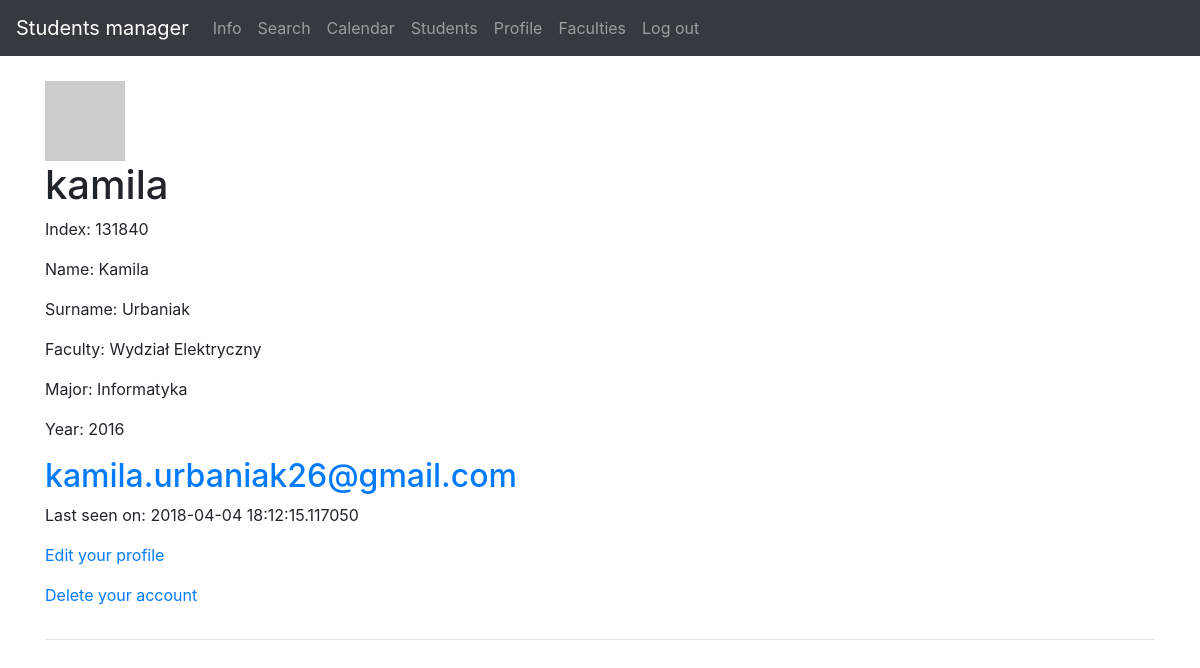
The app's page /students/1 (signed in), older data.
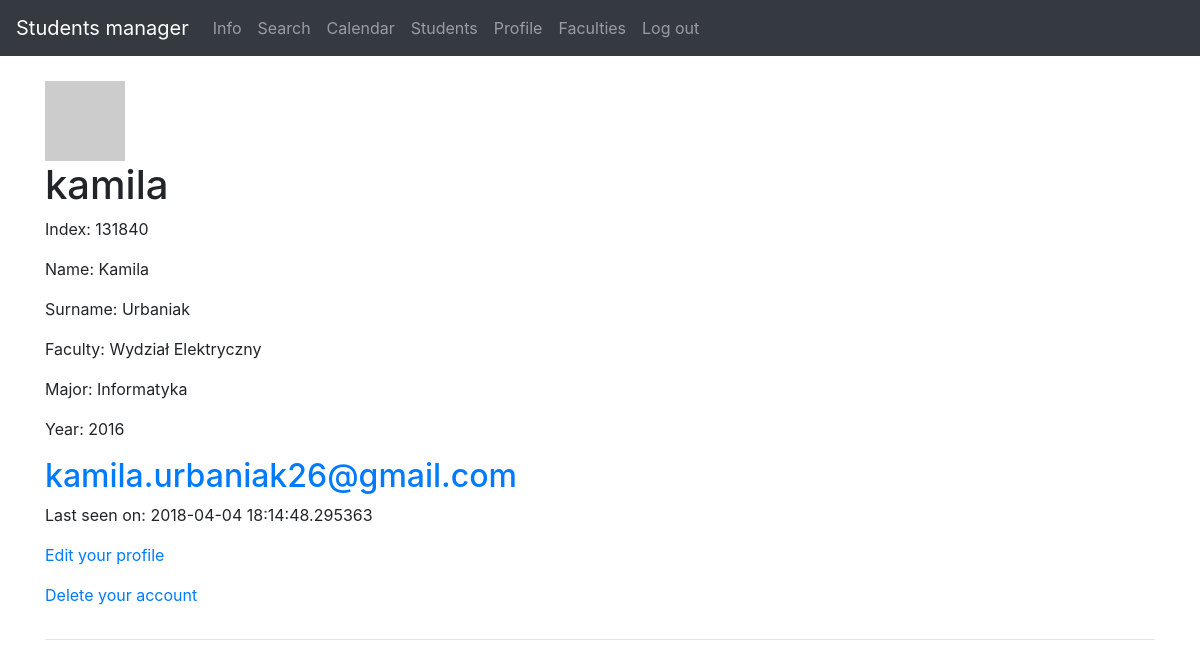
The same page, newer data.
### models.py (models this page shows, shortened)
class User(db.Model, UserMixin):
    __tablename__ = 'user'
    __searchable__ = ['username']
    id = Column(Integer, autoincrement=True, primary_key=True)
    username = Column(String(25), default='', unique=True)
    active = Column(Boolean, default=True)
    email = Column(String(200), unique=True)
    password = Column(String(200), default='')
    admin = Column(Boolean, default=False)
    confirmed = Column(db.Boolean, nullable=False, default=False)
    confirmed_on = Column(db.DateTime, nullable=True)
    registered_on = Column(db.DateTime, nullable=False)
    about_me = Column(String(140))
    last_seen = Column(DateTime, default=datetime.utcnow)
    student_id = db.Column(db.Integer, db.ForeignKey('student.id'), unique=True)
    def avatar(self, size):
        digest = md5(self.email.lower().encode('utf-8')).hexdigest()
        return 'https://www.gravatar.com/avatar/{}?d=identicon&s={}'.\
            format(digest, size)

class Student(db.Model):
    __tablename__ = 'student'
    __searchable__ = ['index']
    id = Column(Integer, autoincrement=True, primary_key=True)
    index = Column(Integer, unique=True)
    name = Column(String(25), default='')
    surname = Column(String(25), default='')
    faculty_id = db.Column(db.Integer, db.ForeignKey('faculty.id'), nullable=False, unique=True)
    major_id = db.Column(db.Integer, db.ForeignKey('major.id'), nullable=False, unique=True)
    year_id = db.Column(db.Integer, db.ForeignKey('year.id'), nullable=False, unique=True)
    group_id = db.Column(db.Integer, db.ForeignKey('group.id'), nullable=False, unique=True)
    user = db.relationship('User', backref='student')

class Faculty(db.Model):
    __tablename__ = 'faculty'
    __searchable__ = ['name']
    id = Column(Integer, autoincrement=True, primary_key=True, )
    name = Column(String(100), default='')
    major = db.relationship('Major', backref='faculty')
    year = db.relationship('Year', backref='faculty')
    group = db.relationship('Group', backref='faculty')
    student = db.relationship('Student', backref='faculty')

class Major(db.Model):
    __tablename__ = 'major'
    __searchable__ = ['name']
    id = Column(Integer, autoincrement=True, primary_key=True)
    name = Column(String(50), default='')
    year = db.relationship('Year', backref='major')
    group = db.relationship('Group', backref='major')
    student = db.relationship('Student', backref='major')
    faculty_id = db.Column(db.Integer, db.ForeignKey('faculty.id'), nullable=False, unique=True)

class Year(db.Model):
    __tablename__ = 'year'
    __searchable__ = ['nr']
    id = Column(Integer, autoincrement=True, primary_key=True)
    nr = Column(String(4), default='')
    group = db.relationship('Group', backref='year')
    student = db.relationship('Student', backref='year')
    faculty_id = db.Column(db.Integer, db.ForeignKey('faculty.id'), nullable=False, unique=True)
    major_id = db.Column(db.Integer, db.ForeignKey('major.id'), nullable=False, unique=True)
    secretary_id = db.Column(db.Integer, db.ForeignKey('secretary.id'), nullable=False, unique=True)

### students.py (the view)
@app.route('/students/<int:id>', methods=['GET'])
@login_required
def student(id):
    user = User.query.filter(Student.id == id).first()
    return render_template('faculty/students/profile.html', user=user)

### user.py (called while the page is built)
@lm.user_loader
def load_user(user_id):
    return User.query.filter(User.id == user_id).first()

@app.before_request
def before_request():
    if current_user.is_authenticated:
        current_user.last_seen = datetime.utcnow()
        db.session.commit()

### templates/faculty/students/profile.html (shortened to what this page needs)
{% extends "_base.html" %}
{% block content %}
    <table>
        <tr valign="top">
            <br>
            <img src="{{ user.avatar(128) }}">
            <h1>{{ user.username }}</h1>
            <p> Index: {{ user.student.index }}</p>
            <p> Name: {{ user.student.name }}</p>
            <p> Surname: {{ user.student.surname }}</p>
            <p> Faculty: {{ user.student.faculty.name }}</p>
            <p> Major: {{ user.student.major.name }}</p>
            <p> Year: {{ user.student.year.nr }}</p>
            <h2><a class="u-email" href="mailto:{{ user.email }}">{{ user.email }}</a></h2>
                {% if user.last_seen %}<p>Last seen on: {{ user.last_seen }}</p>{% endif %}
                <p><a href="{{ url_for('edit_profile', id=user.student.id)}}">Edit your profile</a></p>
                <p><a href="{{ url_for('delete_account', id=user.student.id)}}">Delete your account</a></p>
        </tr>
    </table>
    <hr>
{% endblock %}

### templates/_base.html (shortened to what this page needs)
<!doctype html>
<html lang=en>
<head>
  <link rel="stylesheet" href="https://maxcdn.bootstrapcdn.com/bootstrap/4.0.0/css/bootstrap.min.css"
>
</head>
<body>
  <nav class="navbar navbar-expand-md navbar-dark bg-dark">
    <a class="navbar-brand" href="#">Students manager</a>
    <div class="collapse navbar-collapse">
      <ul class="navbar-nav mr-auto">
        <li class="nav-item{% if page_id == 'info' %} active{% endif %}">
          <a class="nav-link" href="{{ url_for('info') }}">Info</a>
            <li><a class="nav-link" href="{{ url_for('search')}}">Search</a></li>
        </li>
      <ul class="nav navbar-nav">
          {% if current_user.is_authenticated %}
              <li><a class="nav-link" href="{{ url_for('calendar')}}">Calendar</a></li>
              <li><a class="nav-link" href="{{ url_for('students')}}">Students</a></li>
              <li><a class="nav-link" href="/students/{{current_user.student.id}}">Profile</a></li>
              <li><a class="nav-link" href="{{ url_for('faculties')}}">Faculties</a></li>
          <li><a class="nav-link" href="{{ url_for('logout')}}">Log out</a></li>
          {% else %}
          <li><a class="nav-link" href="{{ url_for('login')}}">Log in</a></li>
              <li><a class="nav-link" href="{{ url_for('register') }}">Registration</a></li>
        </li>
          {% endif %}
      </ul>
      </ul>
    </div>
  </nav>
  <div class="container">
    <div class="row">
      <div class="col-12">
      </div>
    </div>
    {% block content %}{% endblock %}
  </div>
</body>
</html>

Row changes from the older to the newer data that the page shows:
changed User "kamila": last_seen "2018-04-04 18:12:15.117050" → "2018-04-04 18:14:48.295363"
